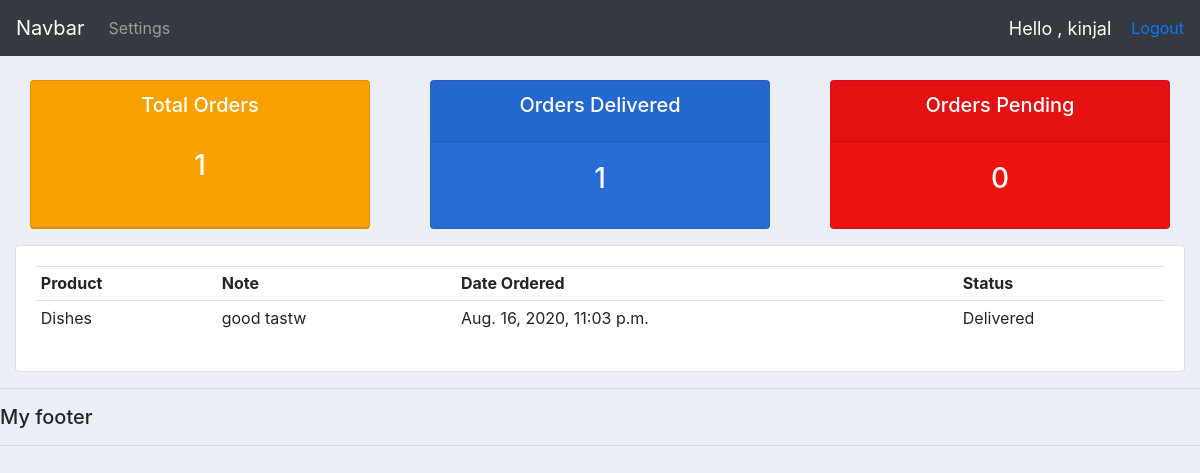
The app's page /user/ (signed in), older data.
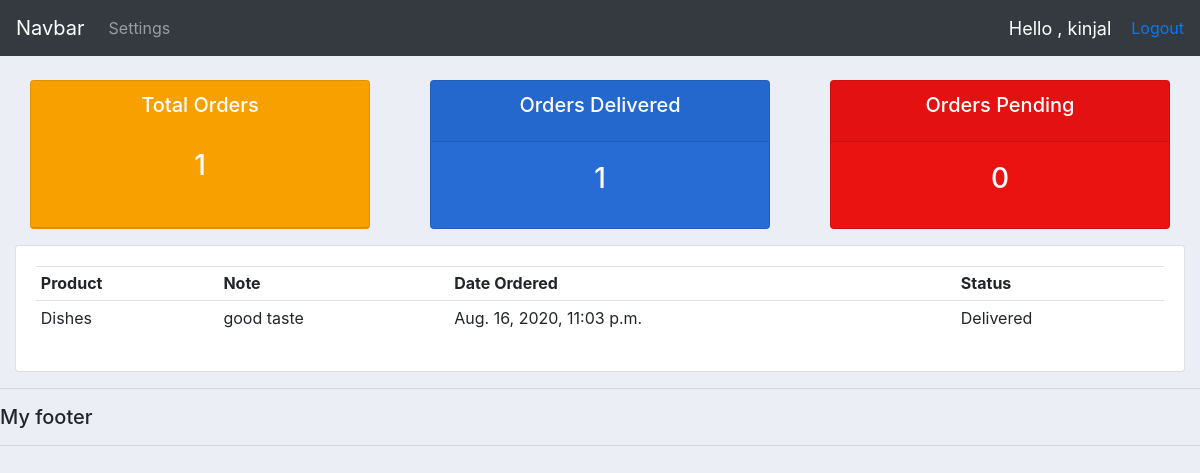
The same page, newer data.
### filedata9/models.py (models this page shows, shortened)
class Orders(models.Model):
    STATUS = (
        ('Out for Delivery' , 'Out for Delivery'),
        ('Delivered', 'Delivered'),
        ('Pending','Pending'),
    )
    customer = models.ForeignKey(Customer,null=True,on_delete=models.SET_NULL)
    product = models.ForeignKey(Products,null=True,on_delete=models.SET_NULL)
    date_created = models.DateTimeField(auto_now_add=True, null=True)
    status = models.CharField(max_length=200, null=True, choices=STATUS)
    note = models.CharField(max_length=200, null=True)

class Products(models.Model):
    CATEGORY = (
        ('Indoor','Indoor'),
        ('Outdoor','Outdoor'),
    )
    name = models.CharField(max_length=200,null=True)
    price = models.FloatField(null=True)
    category = models.CharField(max_length=200,null=True,choices=CATEGORY)
    description = models.CharField(max_length=200,null=True,blank=True)
    Date_created = models.DateTimeField(auto_now_add=True)
    tags = models.ManyToManyField(Tag)
    def __str__(self):
        return self.name

### filedata9/views.py (the view)
# urls.py: path('user/', views.userPage, name="user-page"),
def userPage(request):
    orders = request.user.customer.orders_set.all()
    total_orders= orders.count()
    pending= orders.filter(status="Pending").count()
    delivered = orders.filter(status="Delivered").count()
    context={'orders':orders,'total_orders':total_orders,'delivered':delivered,'pending':pending}
    return render ( request, 'filedata9/userpage.html',context)

### filedata9/templates/filedata9/userpage.html
{%  extends 'filedata9/main.html' %}
{% block content %}
{%  include 'filedata9/status.html' %}
<div class = 'row'>
    <div class = 'col-md'>
        <div class = 'card card-body'>
            <table class = 'table table-sm'>
                <tr>
                    <th>Product</th>
                    <th>Note</th>
                    <th>Date Ordered</th>
                    <th>Status</th>
                </tr>
            {% for order in orders %}
                <tr>
                    <td>{{order.product}}</td>
                    <td>{{order.note}}</td>
                    <td>{{order.date_created}}</td>
                    <td>{{order.status}}</td>
            {% endfor %}
                </tr>
            </table>
        </div>
    </div>
</div>
{% endblock content %}

Row changes from the older to the newer data that the page shows:
changed Orders "Delivered": note "good tastw" → "good taste"
